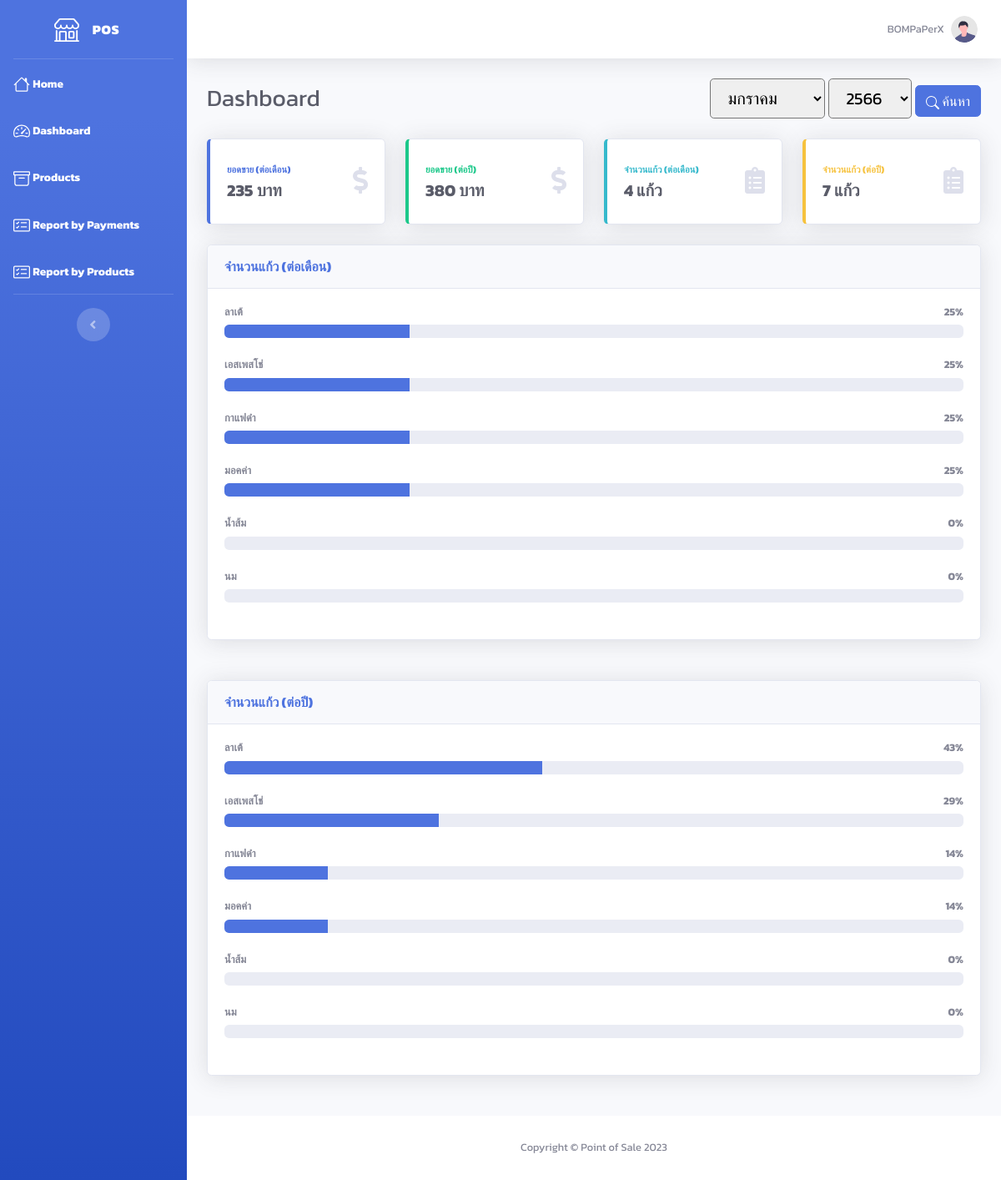
Page /dashboard.php (signed in) on the committed database.
### tables this page shows
CREATE TABLE `user` (
  `user_id` int(10) NOT NULL,
  `email` varchar(255) NOT NULL,
  `password` varchar(255) NOT NULL,
  `status` tinyint(1) NOT NULL COMMENT '0=disable\r\n1=enable',
  `firstname` varchar(255) NOT NULL,
  `lastname` varchar(255) NOT NULL,
  `store` varchar(255) NOT NULL,
  `description` text NOT NULL,
  `img_path` text NOT NULL
);

CREATE TABLE `product` (
  `product_id` int(10) NOT NULL,
  `type_id` int(10) NOT NULL,
  `user_id` int(10) NOT NULL,
  `name` varchar(255) NOT NULL,
  `description` text NOT NULL,
  `price` int(10) NOT NULL,
  `discount` int(10) NOT NULL
);

### dashboard.php (the view, shortened to what the rows shown need)
<!DOCTYPE html>
<html lang="en">
<?php
require 'include/connect.php';
include 'include/header.php';
if (isset($_GET['month'])) {
    $month = $_GET['month'];
} else {
    $month = 'MONTH(CURRENT_DATE())';
}
if (isset($_GET['year'])) {
    $year = $_GET['year'];
} else {
    $year = 'YEAR(CURRENT_DATE())';
}
?>
<body id="page-top">
    <div id="wrapper">
        <div id="content-wrapper" class="d-flex flex-column">
            <div id="content">
                <?php include 'include/topbar.php'; ?>
                <div class="container-fluid">
                    <div class="d-sm-flex align-items-center justify-content-between mb-4">
                        <h1 class="h3 mb-0 text-gray-800">Dashboard</h1>
                    </div>
                    <div class="row">
                        <?php
                        $product = $connect->prepare("SELECT * FROM product WHERE user_id = '$user_id'");
                        $product->execute();
                        $row_product = $product->fetchAll(PDO::FETCH_ASSOC);
                        $quantity = $connect->prepare("SELECT SUM(quantity) as quantityall FROM record INNER JOIN product ON record.product_id = product.product_id INNER JOIN payment ON record.no_receipt = payment.no_receipt WHERE user_id = '$user_id' AND MONTH(timestamp) = $month AND YEAR(timestamp) = $year");
                        $quantity->execute();
                        $row_quantity = $quantity->fetch(PDO::FETCH_ASSOC);
                        ?>
                        <div class="col-12 mb-4">
                            <div class="card shadow mb-4">
                                <div class="card-body">
                                    <?php
                                    foreach ($row_product as $row) {
                                        $product_id = $row['product_id'];
                                        $record = $connect->prepare("SELECT SUM(quantity) as quantityall FROM record INNER JOIN payment ON record.no_receipt = payment.no_receipt WHERE product_id = '$product_id' AND MONTH(timestamp) = $month AND YEAR(timestamp) = $year");
                                        $record->execute();
                                        $row_record = $record->fetch(PDO::FETCH_ASSOC);
                                    ?>
                                        <h4 class="small font-weight-bold"><?= $row['name'] ?> <span class="float-right"><?= $row_quantity['quantityall'] == 0 ? 'ไม่มียอดขายในเดือนนี้' : number_format(($row_record['quantityall'] / $row_quantity['quantityall']) * 100, 0) . '%' ?></span></h4>
                                        <div class="progress mb-4">
                                            <div class="progress-bar" role="progressbar" style="width: <?= number_format(($row_record['quantityall'] / $row_quantity['quantityall']) * 100, 0) ?>%" aria-valuenow="60" aria-valuemin="0" aria-valuemax="100"></div>
                                        </div>
                                    <?php } ?>
                                </div>
                            </div>
                        </div>
                    </div>
                    <div class="row">
                        <?php
                        $product = $connect->prepare("SELECT * FROM product WHERE user_id = '$user_id'");
                        $product->execute();
                        $row_product = $product->fetchAll(PDO::FETCH_ASSOC);
                        $quantity = $connect->prepare("SELECT SUM(quantity) as quantityall FROM record INNER JOIN product ON record.product_id = product.product_id INNER JOIN payment ON record.no_receipt = payment.no_receipt WHERE user_id = '$user_id' AND YEAR(timestamp) = $year");
                        $quantity->execute();
                        $row_quantity = $quantity->fetch(PDO::FETCH_ASSOC);
                        ?>
                        <div class="col-12 mb-4">
                            <div class="card shadow mb-4">
                                <div class="card-body">
                                    <?php
                                    foreach ($row_product as $row) {
                                        $product_id = $row['product_id'];
                                        $record = $connect->prepare("SELECT SUM(quantity) as quantityall FROM record INNER JOIN payment ON record.no_receipt = payment.no_receipt WHERE product_id = '$product_id' AND YEAR(timestamp) = $year");
                                        $record->execute();
                                        $row_record = $record->fetch(PDO::FETCH_ASSOC);
                                    ?>
                                        <h4 class="small font-weight-bold"><?= $row['name'] ?> <span class="float-right"><?= $row_quantity['quantityall'] == 0 ? 'ไม่มียอดขายในปีนี้' : number_format(($row_record['quantityall'] / $row_quantity['quantityall']) * 100, 0) . '%' ?></span></h4>
                                        <div class="progress mb-4">
                                            <div class="progress-bar" role="progressbar" style="width: <?= number_format(($row_record['quantityall'] / $row_quantity['quantityall']) * 100, 0) ?>%" aria-valuenow="60" aria-valuemin="0" aria-valuemax="100"></div>
                                        </div>
                                    <?php } ?>
                                </div>
                            </div>
                        </div>
                    </div>
                </div>
            </div>
        </div>
    </div>
</body>
</html>

### include/topbar.php (shortened to what the rows shown need)
<?php
if (isset($_SESSION['user_id'])) {
    $user_id = $_SESSION['user_id'];
    $profile = $connect->prepare("SELECT * FROM user WHERE user_id = :user_id");
    $profile->bindParam(":user_id", $user_id);
    $profile->execute();
    $row_profile = $profile->fetch(PDO::FETCH_ASSOC);
} else {
    $admin_id = $_SESSION['admin_id'];
    $profile = $connect->prepare("SELECT * FROM admin WHERE admin_id = :admin_id");
    $profile->bindParam(":admin_id", $admin_id);
    $profile->execute();
    $row_profile = $profile->fetch(PDO::FETCH_ASSOC);
}
?>
<nav class="navbar navbar-expand navbar-light bg-white topbar mb-4 static-top shadow">
    <ul class="navbar-nav ml-auto">
        <li class="nav-item dropdown no-arrow">
            <a class="nav-link dropdown-toggle" href="#" id="userDropdown" role="button" data-toggle="dropdown" aria-haspopup="true" aria-expanded="false">
                <span class="mr-2 d-none d-lg-inline text-gray-600 small"><?= isset($_SESSION['user_id']) ? $row_profile['store'] : $row_profile['firstname'] . ' ' . $row_profile['lastname'] ?></span>
                <img class="img-profile rounded-circle" src="../img/undraw_profile.svg">
            </a>
        </li>
    </ul>
</nav>

### rows in the picture
user: store "BOMPaPerX"
product: name "ลาเต้", quantityall "25", quantityall "43"
product: name "เอสเพสโช่", quantityall "25", quantityall "29"
product: name "กาแฟดำ", quantityall "25", quantityall "14"
product: name "มอคค่า", quantityall "25", quantityall "14"
product: name "น้ำส้ม", quantityall "0"
product: name "นม", quantityall "0"

### other values in the picture
$sum_month "235"
$sum_year "380"
$sum_item "4"
$sum_item_year "7"
form field month "มกราคม"
form field year "2566"
